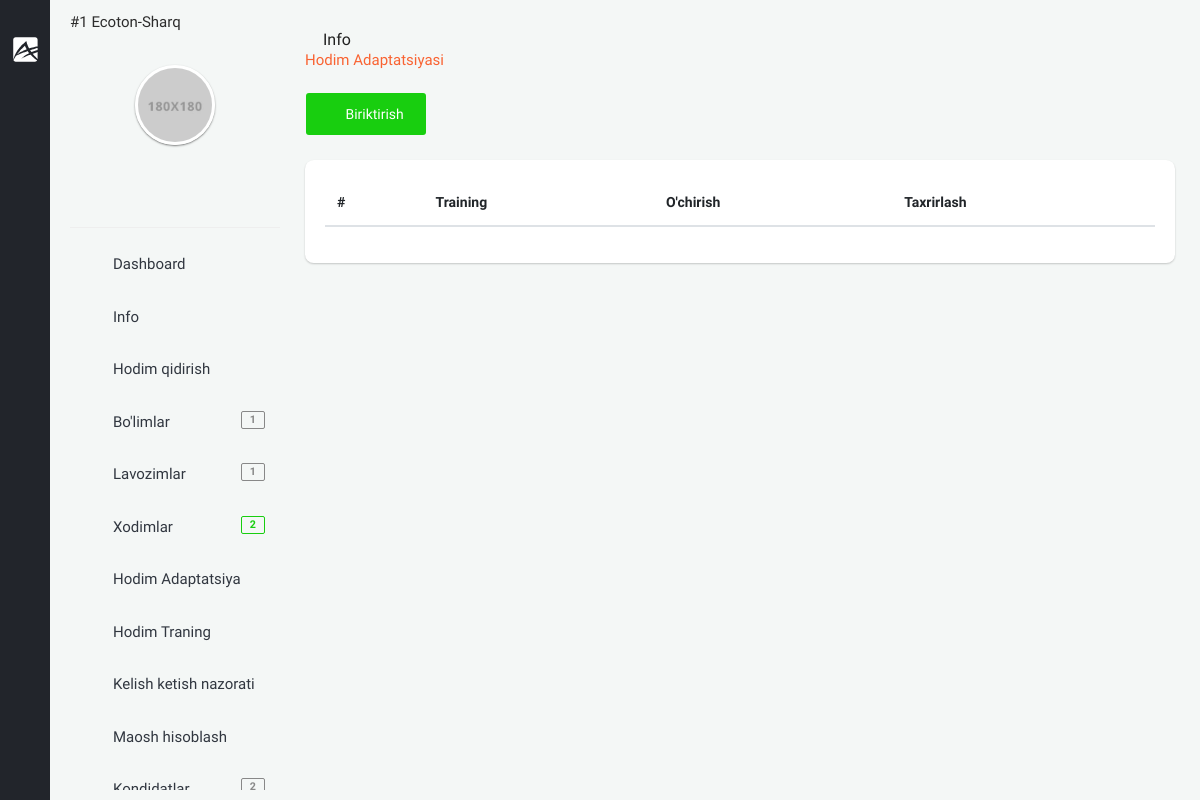
/backoffice/training-info (signed in), run on an earlier commit of the app's database.
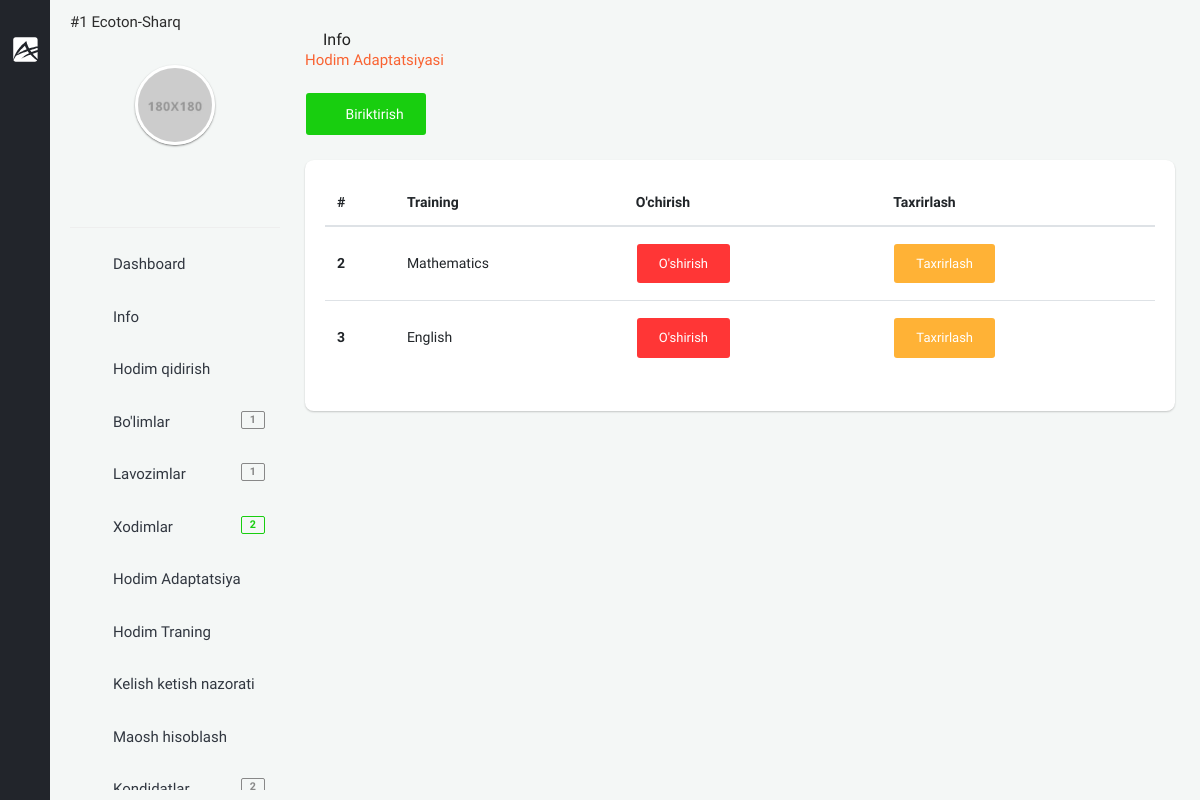
And on a later commit of the database.
### app/models.py (models this page shows, shortened)
class TrainingInfo(models.Model):
    position = models.ForeignKey(Position, on_delete=models.CASCADE, null=True, blank=True,
                                 verbose_name="Xodimning lavozimi")
    title = models.CharField(null=True, blank=True, max_length=255)
    company = models.ForeignKey(Company, on_delete=models.CASCADE, blank=True, null=True, verbose_name="Kompaniya")
    info = RichTextUploadingField(null=True, blank=True)
    create_at = models.DateTimeField(auto_now_add=True)

### backoffice/views.py (the view, shortened to what this page needs)
# urls.py: path('training-info', views.TrainingInfoTemplateView.as_view(), name="training_info"),
class TrainingInfoTemplateView(LoginRequiredMixin, generic.CreateView):
    template_name = 'backoffice/pages/trainig-info/index.html'
    form_class = forms.TrainingInfoModelForm
    success_url = reverse_lazy('training_info')
    model = models.TrainingInfo
    def get_context_data(self, *, object_list=None, **kwargs):
        ctx = super(TrainingInfoTemplateView, self).get_context_data(**kwargs)
        company = self.request.user.company
        entry_text = models.TrainingInfo.objects.filter(company=company)
        ctx['items'] = entry_text
        return ctx

### backoffice/forms.py
class TrainingInfoModelForm(forms.ModelForm):
    class Meta:
        model = models.TrainingInfo
        exclude = ('company',)

### app/models.py (called while the page is built)
    def __str__(self):
        return f'#{self.id}  {self.name}'

    def __str__(self):
        return self.name

### backoffice/context_processors.py (called while the page is built)
def staff_amount(request):
    amount_staff = None
    if request.user.is_anonymous == False:
        company = request.user.company
        staff = models.Staff.objects.filter(company=company)
        amount_staff = staff.count()
    return {"amount_staff": amount_staff}

def position_amount(request):
    position_amounts = None
    if request.user.is_anonymous == False:
        company = request.user.company
        position = models.Position.objects.filter(company=company)
        position_amounts = position.count()
    return {
        'position_amounts': position_amounts
    }

def department_amount(request):
    department_amounts = None
    if request.user.is_anonymous == False:
        company = request.user.company
        department = models.Department.objects.filter(company=company)
        department_amounts = department.count()
    return {
        'department_amounts': department_amounts
    }

### templates/backoffice/pages/trainig-info/index.html (shortened to what this page needs)
{% extends 'backoffice/base.html' %}
{% block content %}
    <section class="content">
        <div class="container-fluid">
            <div class="row clearfix">
                <div class="col-lg-12 col-md-12 col-sm-12">
                    <div class="card">
                        <div class="header">
                            <ul class="list-unstyled">
                                <li>
                                    <h2><i class="zmdi zmdi-info-outline"></i> Info</h2>
                                </li>
                                <li>
                                    <a href="">Hodim Adaptatsiyasi</a>
                                </li>
                            </ul>
                            <button type="button" data-color="pink" data-toggle="modal" data-target="#colorModal" class="btn btn-success waves-effect"><i class="zmdi zmdi-plus"></i> Biriktirish</button>
                        </div>
                        <div class="body table-responsive">
                            <table class="table table-hover">
                                <thead>
                                <tr>
                                    <th>#</th>
                                    <th>Training</th>
                                    <th>O'chirish</th>
                                    <th>Taxrirlash</th>
                                </tr>
                                </thead>
                                <tbody>
                                {% for item in items %}
                                    <tr>
                                        <th scope="row">{{ item.id }}</th>
                                        <td>
                                                {{ item.title }}
                                        </td>
                                        <td>
                                            <form action="{% url 'training_info_delete' pk=item.pk %}" method="POST">
                                                <input class="btn btn-default btn-danger" type="submit" value="O'shirish"/>
                                            </form>
                                        </td>
                                    <td>
                                        <a  href="{% url 'training_info_update' item.id %}" data-color="pink" data-toggle="modal" data-target="#colorModal" class="btn btn-warning waves-effect">Taxrirlash</a>
                                    </td>
                                    </tr>
                                {% endfor %}
                                </tbody>
                            </table>
                        </div>
                    </div>
                </div>
            </div>
        </div>
    </section>
{% endblock %}

What changed in the data, as far as the page shows it:
added TrainingInfo: id "2", title "Mathematics"
added TrainingInfo: id "3", title "English"
